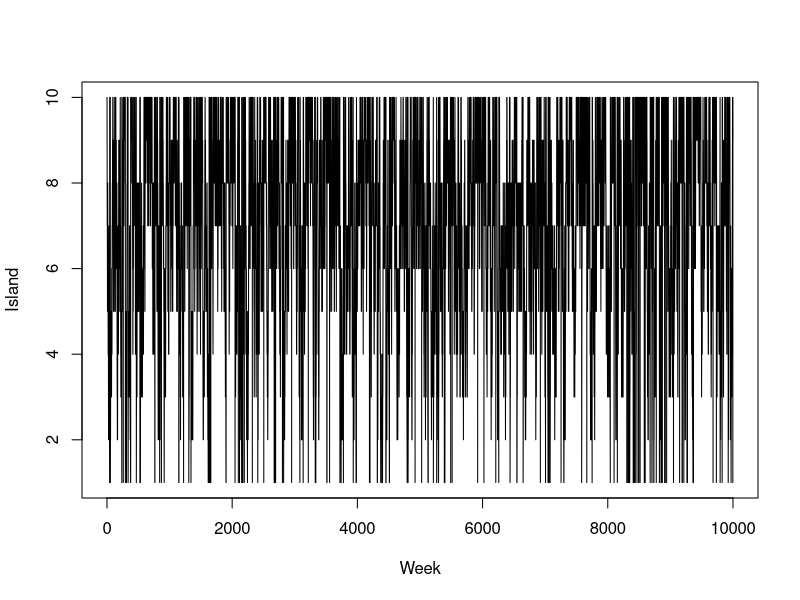
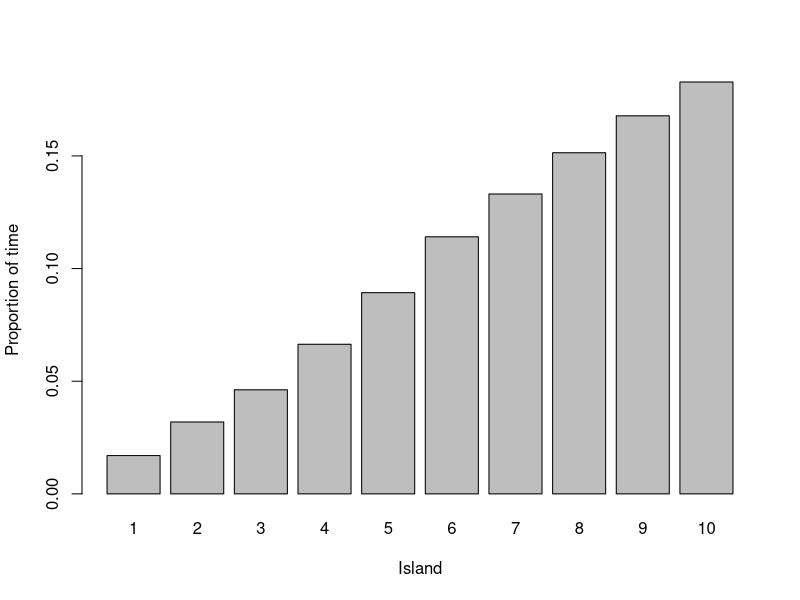
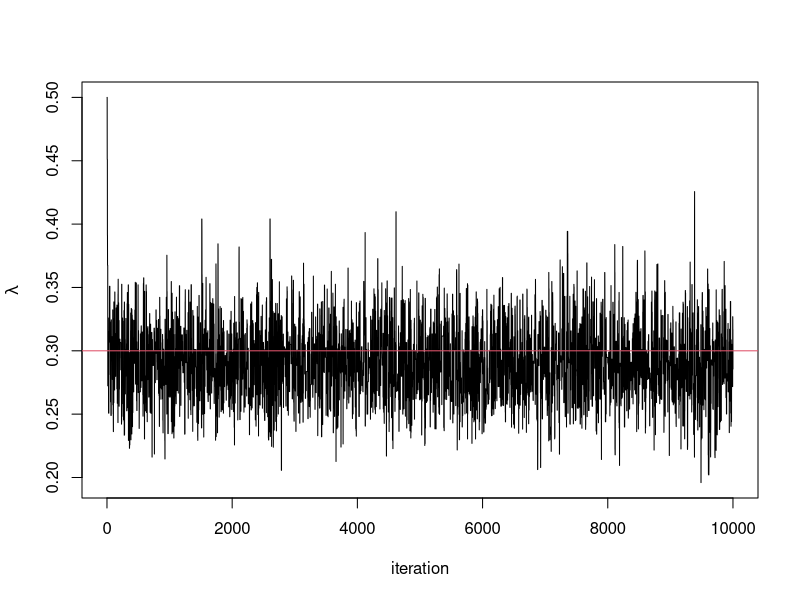
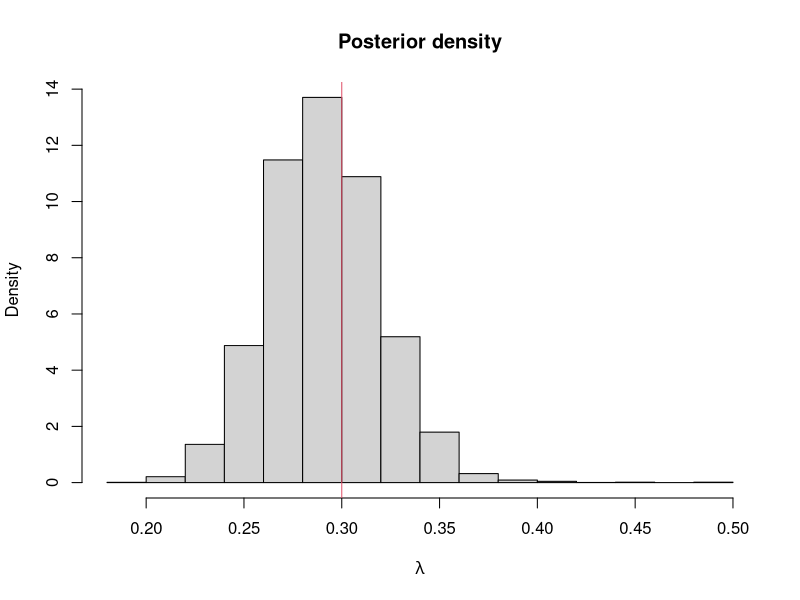
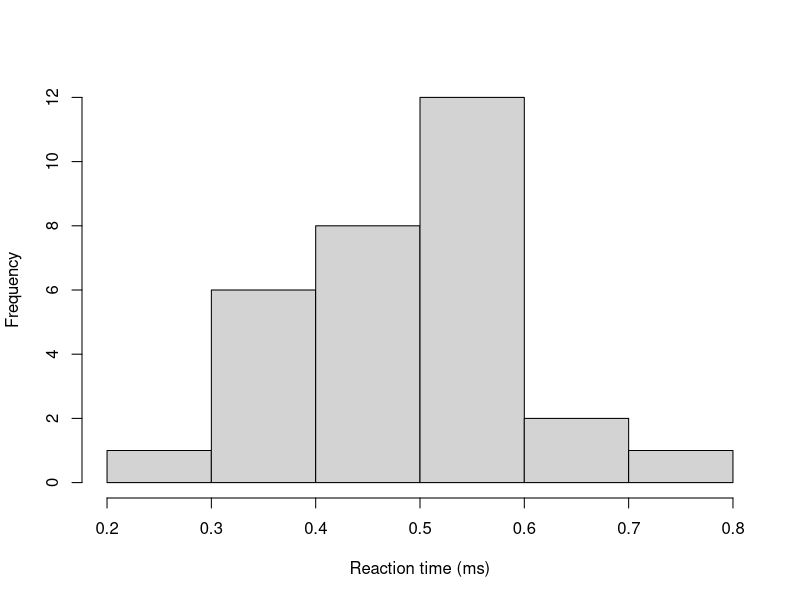
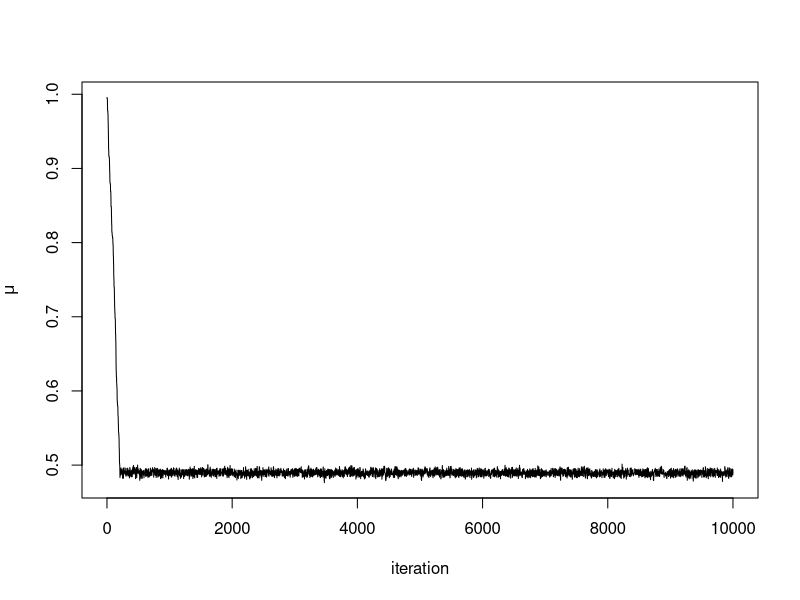
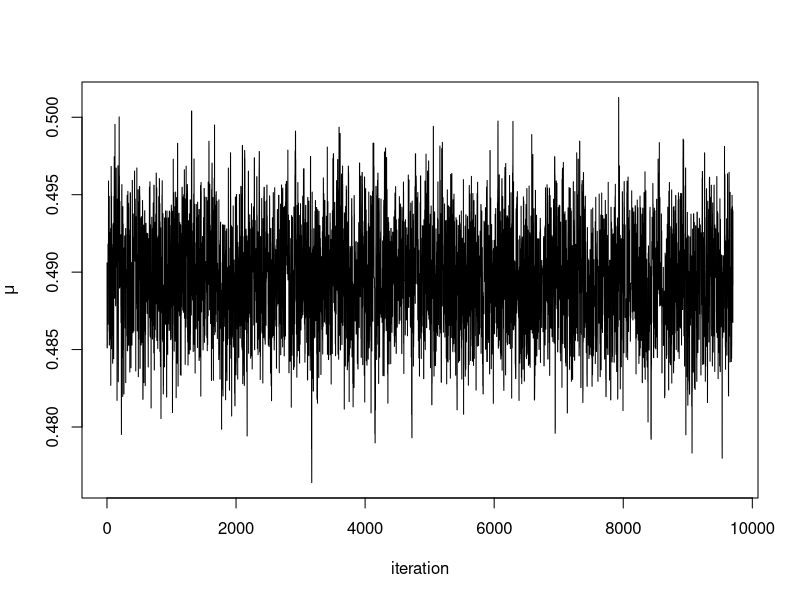
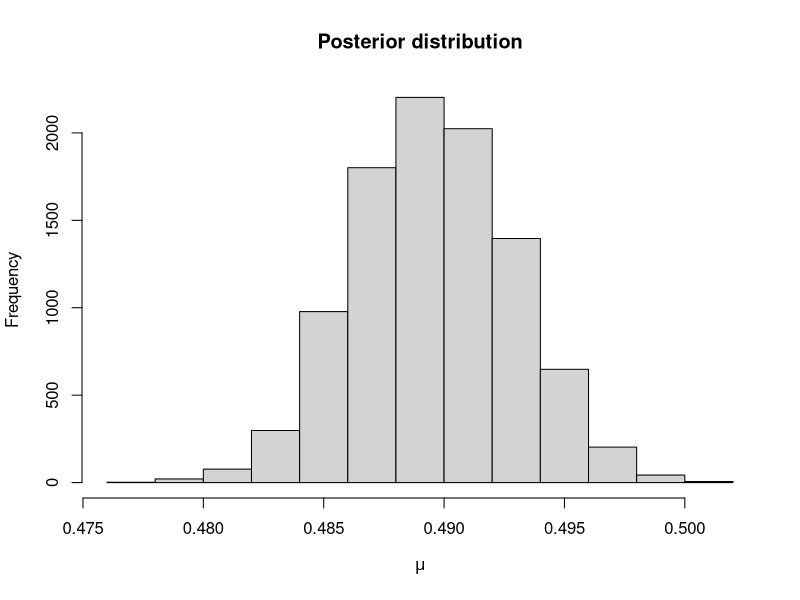

Source code (R) for these figures, in order:
## ---- chunk 1
weeks <- 10000
island <- numeric(weeks)
current <- 10
for(i in 1:weeks){
  ## record current position
  island[i] <- current
  
  #Flip a coin to move to a propose a new island
  proposed <- current + sample(c(1, -1), size = 1)
  
  #Ensure he loops round the island
  if(proposed < 1) 
    proposed <- 10
  if(proposed > 10)
    proposed <- 1
  
  #Decide to move
  p <- proposed/current
  u <- runif(1)
  if(u < p)
    current <- proposed
}

#Plot results
plot(island, type = 'l', xlab = "Week", ylab = "Island")
barplot(table(island)/weeks, xlab = "Island", 
        ylab = "Proportion of time")
## ---- chunk 2
# Set Up MCMC Algorithm ---------------------------------------------------
set.seed(123) #to reproduce
n.iter <- 10000
lambda.store <- numeric(n.iter) #Store value of Markov chain at end of every iteration

#set true parameter to generate data
lambda.true <- 0.3
N <- 100
y <- rexp(N,lambda.true)

#Initialise Prior Parameters and Data
lambda <- 0.5
sum.y <- sum(y)
alpha <- 2
beta <- 2


# Run MCMC Algorithm ------------------------------------------------------
for(i in 1:n.iter){
  
  #Propose new value of lambda
  lambda.prop <- rnorm(1, lambda, 0.1)
  
  #Check lambda \in [0, 1]
  if(lambda.prop > 0 & lambda.prop < 1){
    
    #Compute p_acc
    log.p.acc <- (N + alpha - 1)*log(lambda.prop/lambda) + 
      (beta - 1)*log((1-lambda.prop)/(1-lambda)) +
      (lambda - lambda.prop)*sum.y
    
    #Accept/Reject step
    if(log(runif(1)) < log.p.acc)
      lambda <- lambda.prop
    
  }
  
  #Store current value of Markov Chain
  lambda.store[i] <- lambda
  
}

#Plot trace plot (Markov chain values)
plot(lambda.store, type = 'l', xlab = "iteration", ylab = expression(lambda))
abline(h=0.3, col = 2) #the value I used to simulate the data

#Plot posterior density
hist(lambda.store, prob = TRUE, xlab = expression(lambda), main = "Posterior density")
abline(v=lambda.true, col = 2) #the value I used to simulate the data
mean(lambda.store) #posterior mean
quantile(lambda.store, c(0.025, 0.975)) #95% CI
## ---- chunk 3
y <- c(0.34, 0.47, 0.58, 0.27, 0.74, 0.44, 0.46, 0.65, 0.36, 0.55, 0.58, 0.55, 
       0.53, 0.56, 0.54, 0.61, 0.43, 0.52, 0.45, 0.49, 0.32, 0.33, 0.47, 0.58, 
       0.34, 0.60, 0.59, 0.43, 0.57, 0.34)
hist(y, main = "", xlab = "Reaction time (ms)")
## ---- chunk 4
#Set up elements for MCMC
set.seed(123) #to reproduce
n.iter   <- 10000
mu.store <- numeric(n.iter)

#Initial values
mu <- 1 
sigma <- 0.1 #known

for(i in 1:n.iter){
  
  #Propose value for mu
  mu.proposed <- runif(1, mu - 0.01, mu + 0.01)
  
  if(mu.proposed > 0){ #If mu < 0 we can reject straight away
    
    #Compute (log) acceptance probability
    log.numerator   <- -10*mu.proposed - 
                      sum(y - mu.proposed)^2/(2*sigma^2)
    log.denominator <- -10*mu - sum(y - mu)^2/(2*sigma^2)
    
    log.p.acc <- log.numerator - log.denominator
    u <- runif(1)
    
    #Accept/Reject step
    if(log(u) < log.p.acc){
      mu <- mu.proposed
    }
  }
  
  #Store mu at each iteration
  mu.store[i] <- mu
}
plot(mu.store, type = 'l', xlab = "iteration", 
     ylab = expression(mu))
## ---- chunk 5
plot(mu.store[-c(1:300)], type = 'l', xlab = "iteration", ylab = expression(mu))
hist(mu.store[-c(1:300)], xlab = expression(mu), main = "Posterior distribution")
## ---- chunk 6
quantile(mu.store[-c(1:300)], c(0.025, 0.975))
## ---- chunk 7
#Function that evaluates Pareto loglikelihood
log.likelihood <- function(x, beta){

  log.value <- length(x)*log(beta) - (beta + 1)*sum(log(x))

  return(log.value)

}

# MCMC Sampler ------------------------------------------------------------

#Initialise Values
x <- c(1.019844, 1.043574, 1.360953, 1.049228, 1.491926, 1.192943, 1.323738, 1.262572, 2.034768, 1.451654)
n.iter <- 10000 #number of iterations
beta.current <- 2 #initial value for beta
beta.store <- numeric(n.iter) #empty vecotr to store beta at each iteration

#Run MCMC For Loop
for(i in 1:n.iter){

  #Propose prop value for beta
  beta.prop <- rnorm(1, beta.current, 0.5)

  #Compute current and prop loglikelihood
  loglike.prop     <- log.likelihood(x, beta.prop)
  loglike.current <- log.likelihood(x, beta.current)

  #Compute Log acceptance probability
  log.p.acc <- loglike.prop - loglike.current +
    dgamma(beta.prop, 1, 0.01, log = TRUE) - dgamma(beta.current, 1, 0.01, log = TRUE)

  #Accept/Reject
  u <- runif(1)
  if(log(u) < log.p.acc){
    beta.current <- beta.prop
  }

  #Store Current Value
  beta.store[i] <- beta.current


}

#Plot trace plots
plot(beta.store, type = 'l')

#Investigate posterior
hist(beta.store, freq = FALSE, main = "", xlab = expression(beta))
quantile(beta.store, c(0.025, 0.975))
## ---- chunk 8
# Set Up MCMC Algorithm ---------------------------------------------------
nu <- 0.01
n.iter <- 10000
lambda.store <- numeric(n.iter) #Store value of Markov chain at end of every iteration
gamma.store <- numeric(n.iter) #Store value of Markov chain at end of every iteration



# Run MCMC Algorithm ------------------------------------------------------
for(i in 2:n.iter){
  
  #Store current value of Markov Chain
  lambda.store[i] <- rgamma(1, 11, 95 + gamma.store[i-1])
  gamma.store[i]  <- rgamma(1, 2, nu + lambda.store[i])
  
}

#Plot trace plot (Markov chain values)
plot(lambda.store, type = 'l', xlab = "iteration", ylab = expression(lambda))
plot(gamma.store, type = 'l', xlab = "iteration", ylab = expression(gamma))

#Plot posterior density
hist(lambda.store, prob = TRUE, xlab = expression(lambda), main = "Posterior density")
mean(lambda.store) #posterior mean
quantile(lambda.store, c(0.025, 0.975)) #95% CI

hist(gamma.store, prob = TRUE, xlab = expression(lambda), main = "Posterior density")

#Investigate correlation between parameters
plot(lambda.store, gamma.store)
## ---- chunk 9
set.seed(123) #to reproduce
n.iter   <- 10000
mu.store <- numeric(n.iter)

#Initial values
mu <- 1 
sigma <- 0.1 #known

for(i in 1:n.iter){
  
  #Propose value for mu
  mu.proposed <- runif(1, mu - 0.1, mu + 0.1) #Step size too big
  
  if(mu.proposed > 0){ #If mu < 0 we can reject straight away
    
    #Compute (log) acceptance probability
    log.numerator   <- -0.01*mu.proposed - 
                        sum(y - mu.proposed)^2/(2*sigma^2)
    log.denominator <- -0.01*mu - sum(y - mu)^2/(2*sigma^2)
    
    log.p.acc <- log.numerator - log.denominator
    u <- runif(1)
    
    #Accept/Reject step
    if(log(u) < log.p.acc){
      mu <- mu.proposed
    }
  }
  
  #Store mu at each iteration
  mu.store[i] <- mu
}
plot(mu.store[-c(1:3000)], type = 'l', xlab = "iteration", 
     ylab = expression(mu))
## ---- chunk 10
set.seed(123) #to reproduce
n.iter   <- 10000
mu.store <- numeric(n.iter)

#Initial values
mu <- 1 
sigma <- 0.1 #known

for(i in 1:n.iter){
  
  #Propose value for mu
  mu.proposed <- runif(1, mu - 0.0005, mu + 0.0005) #Step size too small
  
  if(mu.proposed > 0){ #If mu < 0 we can reject straight away
    
    #Compute (log) acceptance probability
    log.numerator   <- -0.01*mu.proposed -
                        sum(y - mu.proposed)^2/(2*sigma^2)
    log.denominator <- -0.01*mu - sum(y - mu)^2/(2*sigma^2)
    
    log.p.acc <- log.numerator - log.denominator
    u <- runif(1)
    
    #Accept/Reject step
    if(log(u) < log.p.acc){
      mu <- mu.proposed
    }
  }
  
  #Store mu at each iteration
  mu.store[i] <- mu
}
par(mfrow = c(1, 2))
plot(mu.store, type = 'l', xlab = "iteration", ylab = expression(mu))
plot(mu.store[-c(1:5000)], type = 'l', xlab = "iteration",
     ylab = expression(mu))
